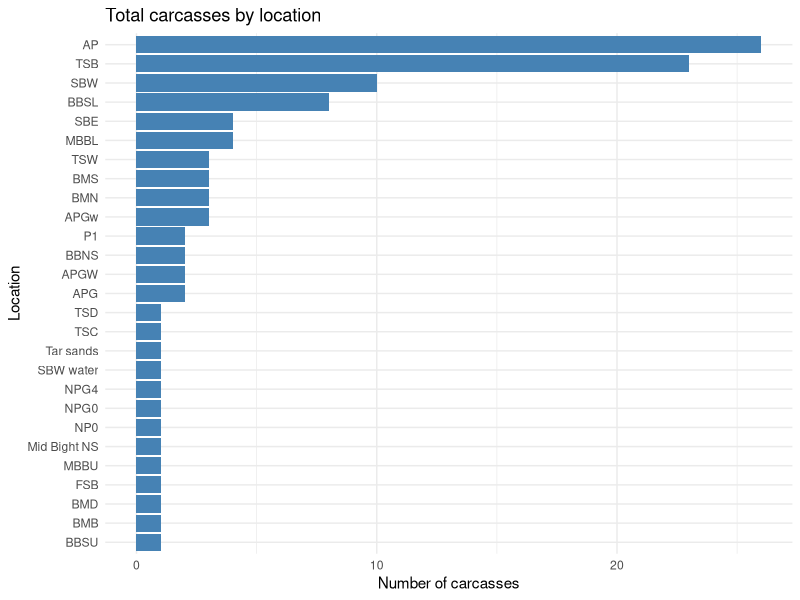
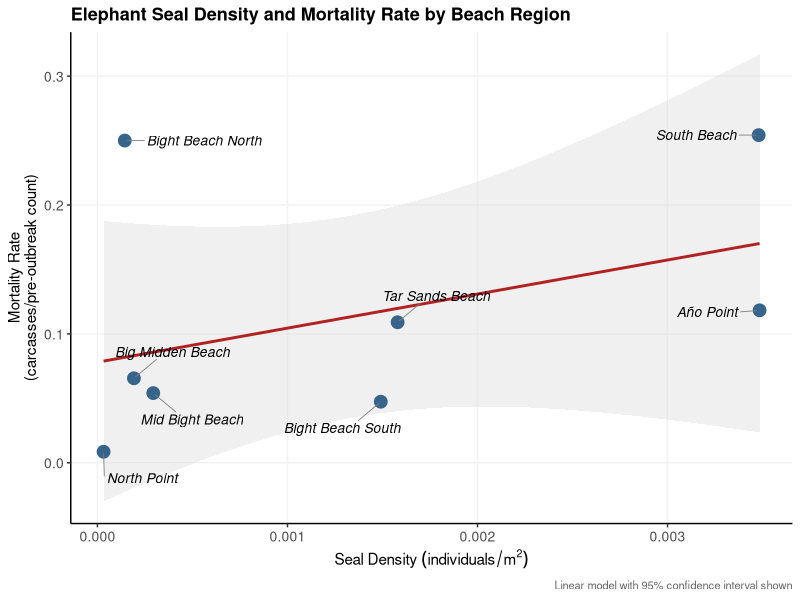
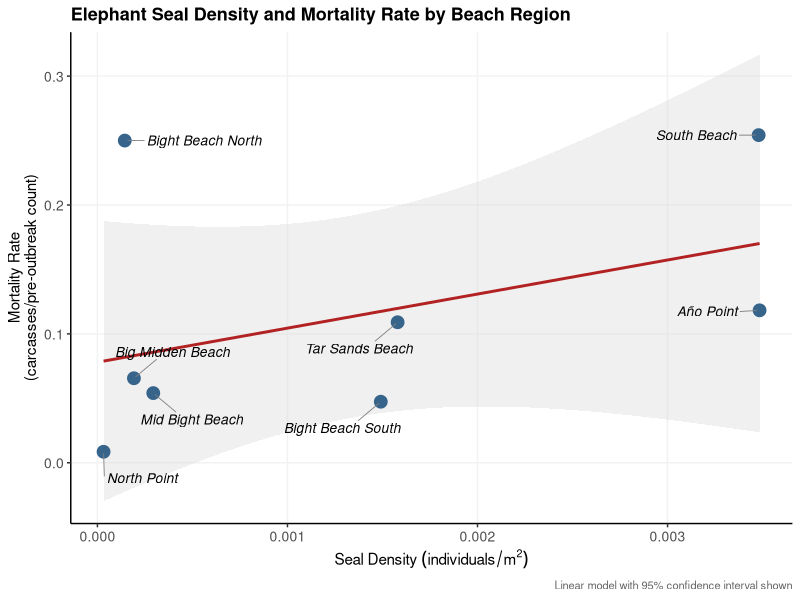

Write the R code that produced these figures, in order.
library(tidyverse)
library(dplyr)

carcassdata<- read_csv("ML_all_carcasses_2026_April23.csv",
               quote = '"')

glimpse(carcassdata)
carcassdata |> 
  count(area, sort = TRUE) |> 
  print(n = 27)
carcassdata |> 
  count(area, sort = TRUE) |> 
  ggplot(aes(x = reorder(area, n), y = n)) +
  geom_col(fill = "steelblue") +
  coord_flip() +
  labs(
    title = "Total carcasses by location",
    x = "Location",
    y = "Number of carcasses"
  ) +
  theme_minimal()
X20210221SegementAreaCount <- read_csv("20210221SegementAreaCount.csv")

#adding in density column=individuals/area
DensityDS <- X20210221SegementAreaCount %>%
  mutate(density = NUMPOINTS / area_sqm)

view(DensityDS)

#renaming and modifing existing columns
DensityDS <- DensityDS %>% rename(number_individuals = NUMPOINTS, beach_location = Beach)
DensityDS <- DensityDS %>% select(-fid)
DensityDS <- DensityDS %>% rename(number_individuals_alive = number_individuals)

#getting number of dead individuals, merging APGW and APGw into one location
carcasscount <- carcassdata %>%
  mutate(area = case_when(
    area == "APGW" ~ "APGw",
    TRUE ~ area
  )) %>%
  group_by(area) %>%
  summarise(number_individuals_dead = n())

#joining tables, keeping all locations even if no density match
combined <- DensityDS %>%
  full_join(carcasscount, by = c("beach_location" = "area"))

#replace Na in number_individuals_dead with 0
combined$number_individuals_dead[is.na(combined$number_individuals_dead)] <- 0

#adding mortality rate column
combined <- combined %>%
  mutate(mortality_rate = number_individuals_dead / number_individuals_alive)

#replacing NaN and inf with 0
combined <- combined %>%
  mutate(across(everything(), ~ifelse(is.nan(.), 0, .)))%>%
  mutate(across(everything(),~ifelse(is.infinite(.), 0, .)))

#deleting repeating rows (17,18,19,20)
combined <- combined %>% slice(-c(17, 18, 19,20)) 

#combining SBW water with SBW and Tar sands with TSB and Mid Bight NS to MBBL
combined$number_individuals_dead[combined$beach_location == "SBW"] <- combined$number_individuals_dead[combined$beach_location == "SBW"] + combined$number_individuals_dead[combined$beach_location == "SBW water"]

combined$number_individuals_dead[combined$beach_location == "TSB"] <- combined$number_individuals_dead[combined$beach_location == "TSB"] + combined$number_individuals_dead[combined$beach_location == "Tar sands"]

combined$number_individuals_dead[combined$beach_location == "MBBL"] <- combined$number_individuals_dead[combined$beach_location == "MBBL"] + combined$number_individuals_dead[combined$beach_location == "Mid Bight NS"]

#remove SBW water and Tar sands
combined <- combined[-c(39,40,37), ]

#grouping locations together to see if there is a larger scale trend
unique(combined$beach_location)

combinedlocation <- combined %>%
  mutate(combinedlocation = case_when(
    beach_location %in% c("NP", "NPC", "NP0", "NP1", "NP2", "NP3", "NP4", "NP5", "NPG0", "NPGa", "NPG1", "NPG4", "NPD")          ~ "North Point",
    beach_location %in% c("BBN", "BBNS", "BBNN")    ~ "Bight Beach North",
    beach_location %in% c("MBBL", "MBBU", "Mid Bight NS")              ~ "Mid Bight Beach",
    beach_location %in% c("BMB", "BMNN", "BMD","BMC", "BMS","BMD", "BMN")              ~ "Big Midden Beach",
    beach_location %in% c("BBSL", "BBSU","")              ~ "Bight Beach South",
    beach_location %in% c("AP", "APG","APGw")              ~ "Año Point",
    beach_location %in% c("SBW", "SBE", "SBW water")              ~ "South Beach",
    beach_location %in% c("TSW", "TSC", "TSD", "TSE","Tar sands","TSB")              ~ "Tar Sands Beach",
    beach_location %in% c("FSB")              ~ "Fault Slip Beach",
    TRUE                                    ~ beach_location  # keeps anything not listed as-is
  ))

#combining data for respective location groups

combinedlocation <- combinedlocation %>%
  group_by(combinedlocation) %>%
  summarise(
    number_individuals_dead = sum(number_individuals_dead),
    number_individuals_alive = sum(number_individuals_alive),
    area_sqm = sum(area_sqm),
    mortality_rate = number_individuals_dead / number_individuals_alive,
    density = number_individuals_dead / area_sqm
  )

#making Nan and inf=0 so density and mortality calcs can go through
combinedlocation <- combinedlocation %>%
  mutate(across(everything(), ~ifelse(is.nan(.), 0, .)))%>%
  mutate(across(everything(),~ifelse(is.infinite(.), 0, .)))

view(combinedlocation)


#summary stats for combined Density vs MR (not stat sig)
model <- lm(density ~ mortality_rate, data = combined)
summary(model)

#summary stats for combined location Density vs MR
combinedlocationmodel <- lm(density ~ mortality_rate, data = combinedlocation)
summary(combinedlocationmodel)

#scatterplot density vs mortality rate with combined (emiting NA)


install.packages("ggrepel")

library(ggrepel)

my_plot <- combinedlocation %>%
  filter(!is.na(density) & !is.na(mortality_rate)) %>%
  filter(density > 0 & mortality_rate > 0) %>%
  ggplot(aes(x = density, y = mortality_rate, label = combinedlocation)) +
  geom_smooth(method = "lm", se = TRUE, color = "firebrick", fill = "grey85") +
  geom_point(size = 4, color = "steelblue4") +
  geom_text_repel(
    size = 3.5,
    fontface = "italic",
    box.padding = 1,
    point.padding = 0.1,
    segment.color = "grey50",
    segment.size = 0.3,
    max.overlaps = Inf
  ) +
  labs(
    title = "Elephant Seal Density and Mortality Rate by Beach Region",
    x = expression("Seal Density" ~ (individuals/m^2)),
    y = "Mortality Rate\n(carcasses/pre-outbreak count)",
    caption = "Linear model with 95% confidence interval shown"
  ) +
  theme_classic() +
  theme(
    plot.title = element_text(size = 13, face = "bold"),
    plot.caption = element_text(size = 8, color = "grey40"),
    axis.title = element_text(size = 11),
    axis.text = element_text(size = 10),
    panel.grid.major = element_line(color = "grey95")
  )

ggsave("density_mortality_plot.png",
       plot = my_plot,
       width = dev.size("in")[1],
       height = dev.size("in")[2],
       dpi = 300)

my_plot
